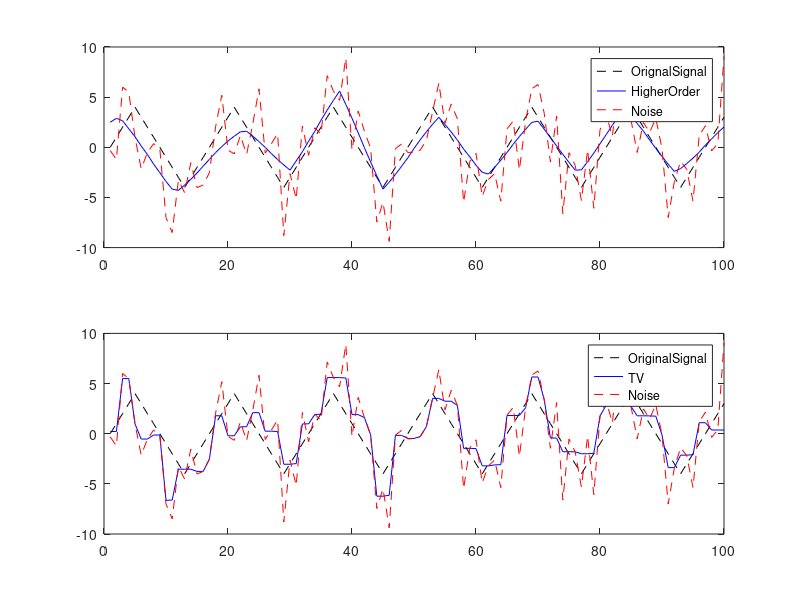

The MATLAB script that drew this image:
clear; clc; close all; 
% u = [1:100]; 
% su = sin(0.2.*u); 

 f=@(x) mod(x-1,16)+1;
 data=[0 1 2 3 4 3 2 1 0 -1 -2 -3 -4 -3 -2 -1];
 su=data(f(1:100));  
 

n = 3.*randn(1,length(su)); 
u = su +n; 
u0 = u; 
t = 0.01; %keep this small << 0.1
iter = 1000; 
lam = 1e-3; 
 for iteration = 1: iter
    %% E2, rename the shifted values, these are the derivatives of v. 
    ui1= circshift(u,[0 -1]); %   i+1, j 
    ui_ = circshift(u,[0 1]);%     i-1, j

    dxx = ui1+ui_-2.*u; 
     
    abs_d2= (dxx.^2+eps).^(1/2);
    
    ui1= circshift(dxx./abs_d2,[0 1]); %   i+1, j 
    ui_ = circshift(dxx./abs_d2,[0 -1]);%     i-1, j
    dxxdxx = ui1+ui_-2.*dxx./abs_d2; 
 
    e =  -dxxdxx-lam.*(u-u0); 
    u = u +t.*e; 
 end 
 subplot(2,1,1); 
 title('HighOrder')
 plot(su,'--k')
 hold on
 plot(u,'b')
 plot(u0,'--r')
legend('OrignalSignal','HigherOrder','Noise'); 
 hold off; 
 
 %% Total Variation 
u = 1: length(su); 
u = su + n; 
u0 = u; 
t = 0.01; 
 for iteration=1:iter
    ui1j= circshift(u,[0 -1]); %   i+1, j 

    dx  = ui1j - u;    
    abs_dx = sqrt(dx.^2); 
    ddx = (-circshift(dx./abs_dx,[0,1])+dx./abs_dx); %i-1, j

    s = abs_dx; 
    div =  ddx; 
    e = s.*(div -lam.*(u-u0));
    u = u + t.*e; 
 end 
subplot(2,1,2)
title('TV')
 plot(su,'--k')
 hold on
 plot(u,'b')
 plot(u0,'--r')
 legend('OriginalSignal','TV','Noise'); 
